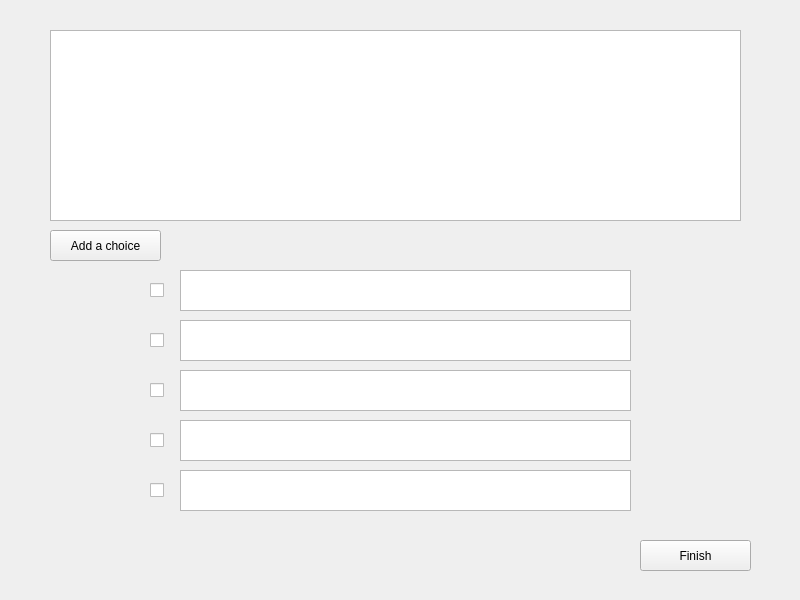
<?xml version="1.0" encoding="UTF-8"?>
<ui version="4.0">
 <class>addChoices</class>
 <widget class="QMainWindow" name="addChoices">
  <property name="geometry">
   <rect>
    <x>0</x>
    <y>0</y>
    <width>800</width>
    <height>600</height>
   </rect>
  </property>
  <property name="windowTitle">
   <string>MainWindow</string>
  </property>
  <widget class="QWidget" name="centralwidget">
   <widget class="QTextBrowser" name="text">
    <property name="geometry">
     <rect>
      <x>50</x>
      <y>30</y>
      <width>691</width>
      <height>191</height>
     </rect>
    </property>
    <property name="styleSheet">
     <string notr="true">font: 12pt &quot;Times New Roman&quot;;</string>
    </property>
   </widget>
   <widget class="QPushButton" name="Butadd">
    <property name="geometry">
     <rect>
      <x>50</x>
      <y>230</y>
      <width>111</width>
      <height>31</height>
     </rect>
    </property>
    <property name="text">
     <string>Add a choice</string>
    </property>
   </widget>
   <widget class="QPushButton" name="Butfinish">
    <property name="geometry">
     <rect>
      <x>640</x>
      <y>540</y>
      <width>111</width>
      <height>31</height>
     </rect>
    </property>
    <property name="text">
     <string>Finish</string>
    </property>
   </widget>
   <widget class="QTextEdit" name="Intxt1">
    <property name="geometry">
     <rect>
      <x>180</x>
      <y>270</y>
      <width>451</width>
      <height>41</height>
     </rect>
    </property>
    <property name="styleSheet">
     <string notr="true">font: 12pt &quot;Times New Roman&quot;;</string>
    </property>
   </widget>
   <widget class="QCheckBox" name="Inac1">
    <property name="geometry">
     <rect>
      <x>150</x>
      <y>280</y>
      <width>31</width>
      <height>21</height>
     </rect>
    </property>
    <property name="text">
     <string/>
    </property>
   </widget>
   <widget class="QTextEdit" name="Intxt2">
    <property name="geometry">
     <rect>
      <x>180</x>
      <y>320</y>
      <width>451</width>
      <height>41</height>
     </rect>
    </property>
    <property name="styleSheet">
     <string notr="true">font: 12pt &quot;Times New Roman&quot;;</string>
    </property>
   </widget>
   <widget class="QCheckBox" name="Inac2">
    <property name="geometry">
     <rect>
      <x>150</x>
      <y>330</y>
      <width>31</width>
      <height>21</height>
     </rect>
    </property>
    <property name="text">
     <string/>
    </property>
   </widget>
   <widget class="QTextEdit" name="Intxt3">
    <property name="geometry">
     <rect>
      <x>180</x>
      <y>370</y>
      <width>451</width>
      <height>41</height>
     </rect>
    </property>
    <property name="styleSheet">
     <string notr="true">font: 12pt &quot;Times New Roman&quot;;</string>
    </property>
   </widget>
   <widget class="QCheckBox" name="Inac3">
    <property name="geometry">
     <rect>
      <x>150</x>
      <y>380</y>
      <width>31</width>
      <height>21</height>
     </rect>
    </property>
    <property name="text">
     <string/>
    </property>
   </widget>
   <widget class="QTextEdit" name="Intxt4">
    <property name="geometry">
     <rect>
      <x>180</x>
      <y>420</y>
      <width>451</width>
      <height>41</height>
     </rect>
    </property>
    <property name="styleSheet">
     <string notr="true">font: 12pt &quot;Times New Roman&quot;;</string>
    </property>
   </widget>
   <widget class="QCheckBox" name="Inac4">
    <property name="geometry">
     <rect>
      <x>150</x>
      <y>430</y>
      <width>31</width>
      <height>21</height>
     </rect>
    </property>
    <property name="text">
     <string/>
    </property>
   </widget>
   <widget class="QTextEdit" name="Intxt5">
    <property name="geometry">
     <rect>
      <x>180</x>
      <y>470</y>
      <width>451</width>
      <height>41</height>
     </rect>
    </property>
    <property name="styleSheet">
     <string notr="true">font: 12pt &quot;Times New Roman&quot;;</string>
    </property>
   </widget>
   <widget class="QCheckBox" name="Inac5">
    <property name="geometry">
     <rect>
      <x>150</x>
      <y>480</y>
      <width>31</width>
      <height>21</height>
     </rect>
    </property>
    <property name="text">
     <string/>
    </property>
   </widget>
  </widget>
 </widget>
 <resources/>
 <connections/>
</ui>
